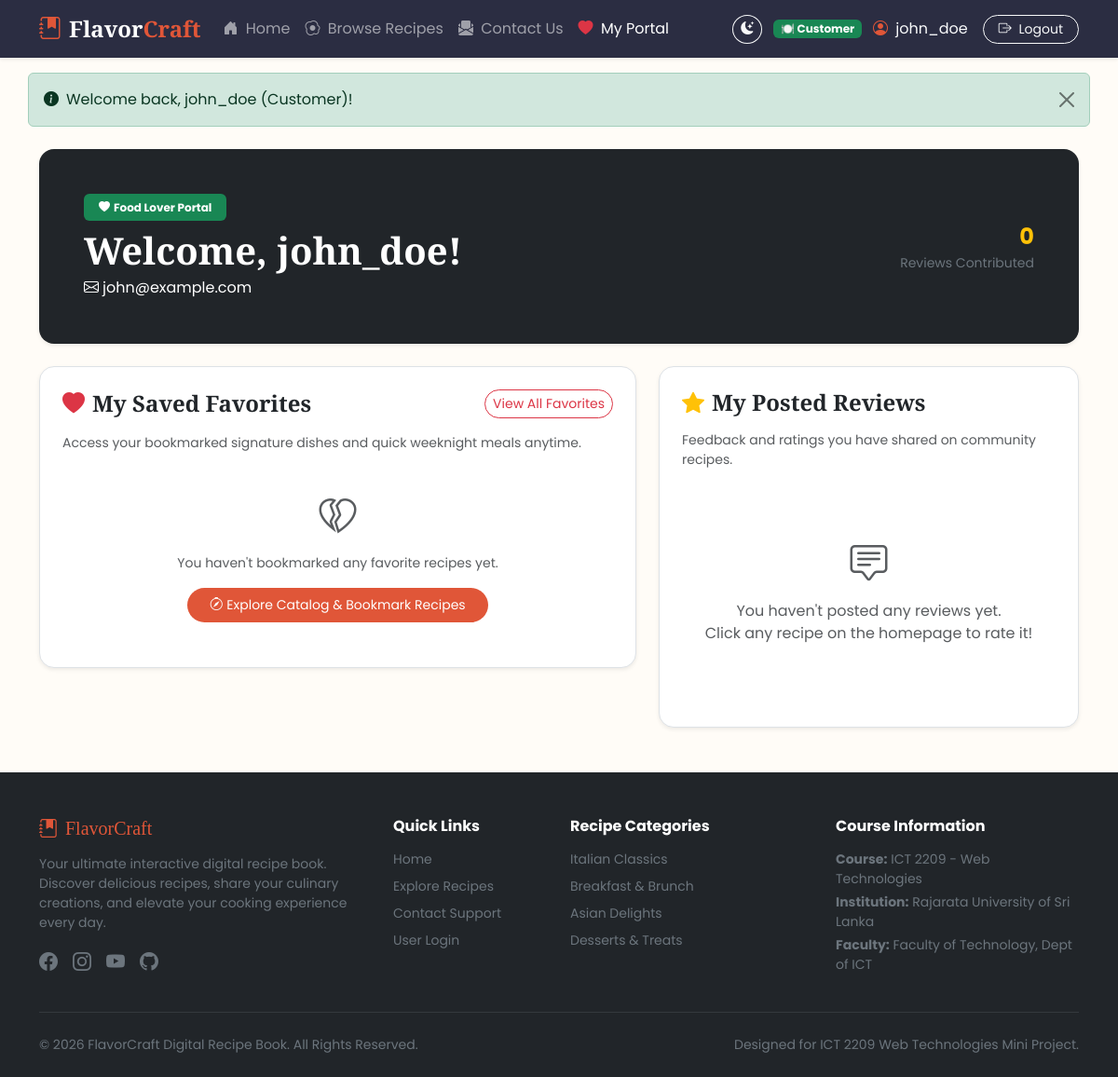
Page /customer_dashboard.php (signed in) on the earlier database version.
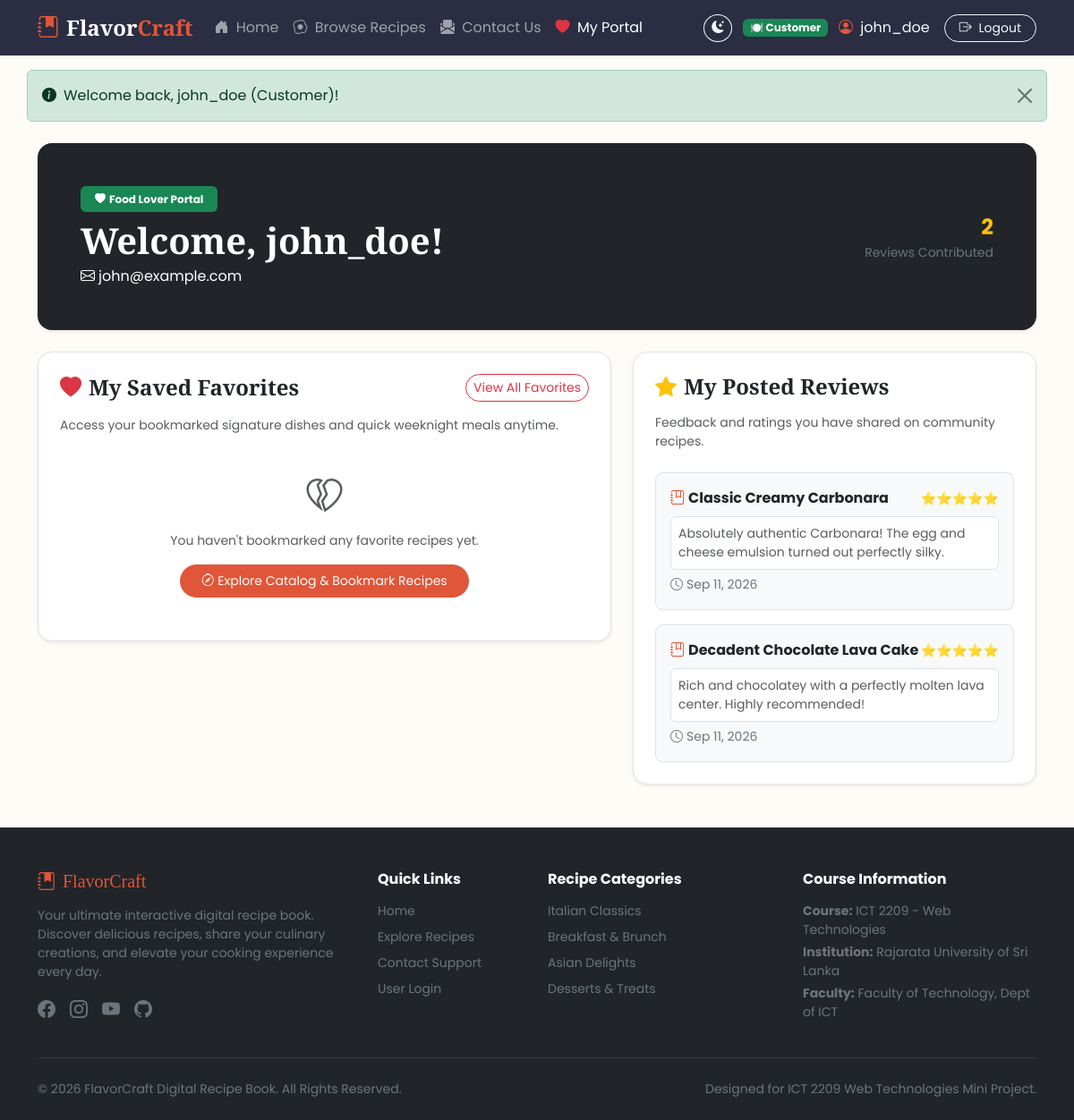
Same page on the later database version.
### tables this page shows
CREATE TABLE `reviews` (
  `id` INT(11) NOT NULL AUTO_INCREMENT,
  `recipe_id` INT(11) NOT NULL,
  `user_id` INT(11) NOT NULL,
  `rating` TINYINT(1) NOT NULL CHECK (`rating` BETWEEN 1 AND 5),
  `comment` TEXT DEFAULT NULL,
  `created_at` DATETIME DEFAULT CURRENT_TIMESTAMP,
  PRIMARY KEY (`id`),
  KEY `fk_reviews_recipes` (`recipe_id`),
  KEY `fk_reviews_users` (`user_id`),
  CONSTRAINT `fk_reviews_recipes` FOREIGN KEY (`recipe_id`) REFERENCES `recipes` (`id`) ON DELETE CASCADE,
  CONSTRAINT `fk_reviews_users` FOREIGN KEY (`user_id`) REFERENCES `users` (`id`) ON DELETE CASCADE
);

CREATE TABLE `recipes` (
  `id` INT(11) NOT NULL AUTO_INCREMENT,
  `user_id` INT(11) NOT NULL,
  `title` VARCHAR(150) NOT NULL,
  `category` VARCHAR(50) NOT NULL,
  `prep_time` INT(11) NOT NULL COMMENT 'In minutes',
  `cook_time` INT(11) NOT NULL COMMENT 'In minutes',
  `servings` INT(11) NOT NULL,
  `difficulty` ENUM('Easy', 'Medium', 'Hard') NOT NULL DEFAULT 'Medium',
  `ingredients` TEXT NOT NULL,
  `instructions` TEXT NOT NULL,
  `image_url` VARCHAR(500) DEFAULT NULL,
  `created_at` DATETIME DEFAULT CURRENT_TIMESTAMP,
  PRIMARY KEY (`id`),
  KEY `fk_recipes_users` (`user_id`),
  CONSTRAINT `fk_recipes_users` FOREIGN KEY (`user_id`) REFERENCES `users` (`id`) ON DELETE CASCADE
);

### customer_dashboard.php (the view, shortened to what this page needs)
<?php
require_once __DIR__ . '/includes/db.php';
require_once __DIR__ . '/includes/header.php';
$user = current_user();
try {
    $rev_stmt = $pdo->prepare("SELECT r.*, rec.title, rec.image_url, rec.category
                               FROM reviews r
                               JOIN recipes rec ON r.recipe_id = rec.id
                               WHERE r.user_id = :uid
                               ORDER BY r.created_at DESC");
    $rev_stmt->execute([':uid' => $user['id']]);
    $my_reviews = $rev_stmt->fetchAll();
} catch (PDOException $e) {
    error_log("Database Error: " . $e->getMessage());
    $my_reviews = [];
}
?>
<div class="container mt-4 mb-5">
    <div class="bg-dark text-white p-4 p-md-5 rounded-4 shadow-sm mb-4 d-flex flex-column flex-md-row justify-content-between align-items-md-center">
        <div>
            <span class="badge bg-success mb-2 px-3 py-2"><i class="bi bi-heart-fill me-1"></i>Food Lover Portal</span>
            <h1 class="font-heading fw-bold mb-1">Welcome, <?php echo sanitize($user['username']); ?>!</h1>
            <p class="text-light-50 mb-0"><i class="bi bi-envelope me-1"></i><?php echo sanitize($user['email']); ?></p>
        </div>
        <div class="mt-3 mt-md-0 text-md-end">
            <span class="fs-4 fw-bold text-warning"><?php echo count($my_reviews); ?></span>
            <span class="d-block small text-secondary">Reviews Contributed</span>
        </div>
    </div>
    <div class="row g-4">
        <div class="col-lg-7">
            <div class="bg-white p-4 rounded-4 shadow-sm border mb-4">
                <div class="d-flex justify-content-between align-items-center mb-3">
                    <h4 class="font-heading fw-bold text-dark mb-0"><i class="bi bi-heart-fill text-danger me-2"></i>My Saved Favorites</h4>
                    <a href="index.php?category=Favorites#recipes-section" class="btn btn-outline-danger btn-sm rounded-pill">View All Favorites</a>
                </div>
                <p class="text-muted small">Access your bookmarked signature dishes and quick weeknight meals anytime.</p>
                <div id="customerFavoritesGrid" class="row g-3">
                </div>
            </div>
        </div>
        <div class="col-lg-5">
            <div class="bg-white p-4 rounded-4 shadow-sm border h-100">
                <h4 class="font-heading fw-bold text-dark mb-3"><i class="bi bi-star-fill text-warning me-2"></i>My Posted Reviews</h4>
                <p class="text-muted small mb-4">Feedback and ratings you have shared on community recipes.</p>
                <?php if (empty($my_reviews)): ?>
                    <div class="text-center py-5">
                        <i class="bi bi-chat-square-text fs-1 text-muted"></i>
                        <p class="text-muted mt-2">You haven't posted any reviews yet.<br>Click any recipe on the homepage to rate it!</p>
                    </div>
                <?php else: ?>
                    <div class="vstack gap-3" style="max-height: 450px; overflow-y: auto;">
                        <?php foreach ($my_reviews as $rev): ?>
                            <div class="p-3 bg-light rounded-3 border">
                                <div class="d-flex justify-content-between align-items-center mb-2">
                                    <strong class="text-dark"><i class="bi bi-journal-bookmark me-1 text-accent"></i><?php echo sanitize($rev['title']); ?></strong>
                                    <span class="small text-warning"><?php echo str_repeat('⭐', (int)$rev['rating']); ?></span>
                                </div>
                                <p class="small text-muted mb-1 bg-white p-2 rounded border"><?php echo sanitize($rev['comment']); ?></p>
                                <small class="text-secondary fs-8"><i class="bi bi-clock me-1"></i><?php echo date('M d, Y', strtotime($rev['created_at'])); ?></small>
                            </div>
                        <?php endforeach; ?>
                    </div>
                <?php endif; ?>
            </div>
        </div>
    </div>
</div>
<?php require_once __DIR__ . '/includes/footer.php'; ?>

### includes/header.php (shortened to what this page needs)
<?php
require_once __DIR__ . '/functions.php';
$current_page = basename($_SERVER['PHP_SELF']);
?>
<!DOCTYPE html>
<html lang="en">
<head>
    <link href="https://cdn.jsdelivr.net/npm/bootstrap@5.3.2/dist/css/bootstrap.min.css" rel="stylesheet">
    <link href="https://cdn.jsdelivr.net/npm/bootstrap-icons@1.11.1/font/bootstrap-icons.css" rel="stylesheet">
    <?php
    $css_prefix = ($current_page == 'register.php' || $current_page == 'login.php') ? '../' : '';
    ?>
    <link rel="stylesheet" href="<?php echo $css_prefix; ?>css/style.css">
</head>
<body>
    <nav class="navbar navbar-expand-lg navbar-dark bg-dark-theme sticky-top shadow-sm">
        <div class="container">
            <a class="navbar-brand d-flex align-items-center" href="<?php echo get_base_url(); ?>index.php">
                <span class="brand-icon me-2"><i class="bi bi-journal-bookmark-fill"></i></span>
                <span class="brand-text">Flavor<span class="text-accent">Craft</span></span>
            </a>
            <div class="collapse navbar-collapse" id="navbarContent">
                <ul class="navbar-nav me-auto mb-2 mb-lg-0">
                    <li class="nav-item">
                        <a class="nav-link <?php echo ($current_page == 'index.php') ? 'active' : ''; ?>" href="<?php echo get_base_url(); ?>index.php">
                            <i class="bi bi-house-door-fill me-1"></i> Home
                        </a>
                    </li>
                    <li class="nav-item">
                        <a class="nav-link" href="<?php echo get_base_url(); ?>index.php#recipes-section">
                            <i class="bi bi-egg-fried me-1"></i> Browse Recipes
                        </a>
                    </li>
                    <li class="nav-item">
                        <a class="nav-link <?php echo ($current_page == 'contact.php') ? 'active' : ''; ?>" href="<?php echo get_base_url(); ?>contact.php">
                            <i class="bi bi-envelope-paper-fill me-1"></i> Contact Us
                        </a>
                    </li>
                    <?php if (is_chef()): ?>
                        <li class="nav-item">
                            <a class="nav-link <?php echo ($current_page == 'dashboard.php') ? 'active' : ''; ?>" href="<?php echo get_base_url(); ?>dashboard.php">
                                <i class="bi bi-journal-plus me-1"></i> Chef Portal
                            </a>
                        </li>
                    <?php elseif (is_customer()): ?>
                        <li class="nav-item">
                            <a class="nav-link <?php echo ($current_page == 'customer_dashboard.php') ? 'active' : ''; ?>" href="<?php echo get_base_url(); ?>customer_dashboard.php">
                                <i class="bi bi-heart-fill text-danger me-1"></i> My Portal
                            </a>
                        </li>
                    <?php endif; ?>
                </ul>
                <div class="d-flex align-items-center gap-2">
                    <button id="themeToggleBtn" class="btn btn-outline-light btn-sm rounded-circle px-2 py-1 me-1" title="Toggle Theme">
                    </button>
                    <?php if (is_logged_in()): ?>
                        <span class="badge <?php echo is_chef() ? 'bg-accent' : 'bg-success'; ?> d-none d-md-inline me-1">
                            <?php echo is_chef() ? '👨‍🍳 Chef' : '🍽️ Customer'; ?>
                        </span>
                        <a href="<?php echo get_base_url(); ?>auth/profile.php" class="text-light me-2 d-none d-md-inline text-decoration-none text-hover-accent" title="View Profile">
                            <i class="bi bi-person-circle text-accent me-1"></i> <?php echo sanitize($_SESSION['username']); ?>
                        </a>
                        <a href="<?php echo get_base_url(); ?>auth/logout.php" class="btn btn-outline-light btn-sm rounded-pill px-3">
                            <i class="bi bi-box-arrow-right me-1"></i> Logout
                        </a>
                    <?php endif; ?>
                </div>
            </div>
        </div>
    </nav>
    <?php display_flash(); ?>

### includes/functions.php (shortened to what this page needs)
<?php
function sanitize($data) {
    return htmlspecialchars(trim($data), ENT_QUOTES, 'UTF-8');
}
function is_logged_in() {
    return isset($_SESSION['user_id']) && !empty($_SESSION['user_id']);
}
function current_user() {
    if (is_logged_in()) {
        return [
            'id' => $_SESSION['user_id'],
            'username' => $_SESSION['username'] ?? 'User',
            'email' => $_SESSION['user_email'] ?? '',
            'role' => $_SESSION['user_role'] ?? 'Customer'
        ];
    }
    return null;
}
function is_chef() {
    return is_logged_in() && ($_SESSION['user_role'] ?? '') === 'Chef';
}
function is_customer() {
    return is_logged_in() && ($_SESSION['user_role'] ?? '') === 'Customer';
}
function display_flash() {
    if (isset($_SESSION['flash'])) {
        $type = sanitize($_SESSION['flash']['type']);
        $message = sanitize($_SESSION['flash']['message']);
        echo "<div class='alert alert-{$type} alert-dismissible fade show container mt-3' role='alert'>
                <i class='bi bi-info-circle-fill me-2'></i>{$message}
                <button type='button' class='btn-close' data-bs-dismiss='alert' aria-label='Close'></button>
              </div>";
    }
}
function get_base_url() {
    $script_dir = dirname($_SERVER['SCRIPT_NAME'] ?? '');
    $base = rtrim(str_replace('\\', '/', $script_dir), '/');
    return $base . '/';
}
?>

### includes/footer.php (shortened to what this page needs)
    <footer class="bg-dark text-white pt-5 pb-3 mt-5">
        <div class="container">
            <div class="row g-4 mb-4">
                <div class="col-lg-4 col-md-6">
                    <h5 class="font-heading text-accent mb-3"><i class="bi bi-journal-bookmark-fill me-2"></i>FlavorCraft</h5>
                    <p class="text-secondary small">Your ultimate interactive digital recipe book. Discover delicious recipes, share your culinary creations, and elevate your cooking experience every day.</p>
                    <div class="d-flex gap-3 social-links fs-5 text-secondary">
                        <a href="#" class="text-secondary text-hover-accent"><i class="bi bi-facebook"></i></a>
                        <a href="#" class="text-secondary text-hover-accent"><i class="bi bi-instagram"></i></a>
                        <a href="#" class="text-secondary text-hover-accent"><i class="bi bi-youtube"></i></a>
                        <a href="#" class="text-secondary text-hover-accent"><i class="bi bi-github"></i></a>
                    </div>
                </div>
                <div class="col-lg-2 col-md-6">
                    <h6 class="text-white fw-bold mb-3">Quick Links</h6>
                    <ul class="list-unstyled small">
                        <li class="mb-2"><a href="<?php echo get_base_url(); ?>index.php" class="text-secondary text-decoration-none text-hover-accent">Home</a></li>
                        <li class="mb-2"><a href="<?php echo get_base_url(); ?>index.php#recipes-section" class="text-secondary text-decoration-none text-hover-accent">Explore Recipes</a></li>
                        <li class="mb-2"><a href="<?php echo get_base_url(); ?>contact.php" class="text-secondary text-decoration-none text-hover-accent">Contact Support</a></li>
                        <li class="mb-2"><a href="<?php echo get_base_url(); ?>auth/login.php" class="text-secondary text-decoration-none text-hover-accent">User Login</a></li>
                    </ul>
                </div>
                <div class="col-lg-3 col-md-6">
                    <h6 class="text-white fw-bold mb-3">Recipe Categories</h6>
                    <ul class="list-unstyled small">
                        <li class="mb-2"><a href="<?php echo get_base_url(); ?>index.php?category=Italian#recipes-section" class="text-secondary text-decoration-none text-hover-accent">Italian Classics</a></li>
                        <li class="mb-2"><a href="<?php echo get_base_url(); ?>index.php?category=Breakfast#recipes-section" class="text-secondary text-decoration-none text-hover-accent">Breakfast & Brunch</a></li>
                        <li class="mb-2"><a href="<?php echo get_base_url(); ?>index.php?category=Asian#recipes-section" class="text-secondary text-decoration-none text-hover-accent">Asian Delights</a></li>
                        <li class="mb-2"><a href="<?php echo get_base_url(); ?>index.php?category=Dessert#recipes-section" class="text-secondary text-decoration-none text-hover-accent">Desserts & Treats</a></li>
                    </ul>
                </div>
                <div class="col-lg-3 col-md-6">
                    <h6 class="text-white fw-bold mb-3">Course Information</h6>
                    <p class="text-secondary small mb-1"><strong>Course:</strong> ICT 2209 - Web Technologies</p>
                    <p class="text-secondary small mb-1"><strong>Institution:</strong> Rajarata University of Sri Lanka</p>
                    <p class="text-secondary small"><strong>Faculty:</strong> Faculty of Technology, Dept of ICT</p>
                </div>
            </div>
            <hr class="border-secondary opacity-25">
            <div class="d-flex flex-column flex-md-row justify-content-between align-items-center text-secondary small py-2">
                <p class="mb-0">&copy; <?php echo date('Y'); ?> FlavorCraft Digital Recipe Book. All Rights Reserved.</p>
                <p class="mb-0">Designed for ICT 2209 Web Technologies Mini Project.</p>
            </div>
        </div>
    </footer>
</body>
</html>

### css/style.css (style rules this page uses)
:root { --primary-color: #2b2d42; --accent-color: #e05638; --accent-hover: #c44327; --secondary-color: #8d99ae; --bg-light: #fffcf7; --card-bg: #ffffff; --text-main: #2b2d42; --text-muted: #6c757d; --font-heading: 'Playfair Display', serif; --font-body: 'Poppins', sans-serif; }
body { font-family: var(--font-body); background-color: var(--bg-light); color: var(--text-main); overflow-x: hidden; }
.font-heading { font-family: var(--font-heading); }
.bg-dark-theme { background-color: var(--primary-color) !important; }
.brand-icon { font-size: 1.5rem; color: var(--accent-color); }
.brand-text { font-family: var(--font-heading); font-size: 1.5rem; font-weight: 700; color: #ffffff; }
.text-accent { color: var(--accent-color) !important; }

Differences in the rows shown:
added reviews: recipe.title "Classic Creamy Carbonara", rating "⭐⭐⭐⭐⭐", comment "Absolutely authentic Carbonara! The egg and cheese emulsion turned out perfectly silky.", created_at "Sep 11, 2026"
added reviews: recipe.title "Decadent Chocolate Lava Cake", rating "⭐⭐⭐⭐⭐", comment "Rich and chocolatey with a perfectly molten lava center. Highly recommended!", created_at "Sep 11, 2026"
Other differences:
count($my_reviews): "0" → "2"
text no longer shown: "You haven't posted any reviews yet. Click any recipe on the homepage to rate it!"
